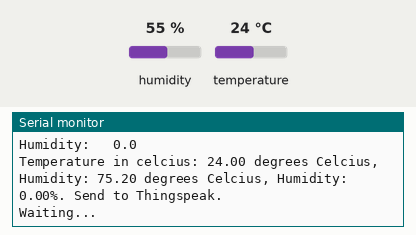
Bench run of a sketch on a simulated ESP8266 (NodeMCU). Parts: the last lines printed to the serial monitor. Wiring (inferred from the names in the program): SHT3x sensor at I2C address 0x44. The test bench sets the inputs (shaded band); at power-on: temperature 24 °C, humidity 55 %. WiFi joins after 1.5 s; servers stay silent unless stated.

Above: at 2.7 s.
2.8 s: temperature set to 12 °C
At 12.52 s:
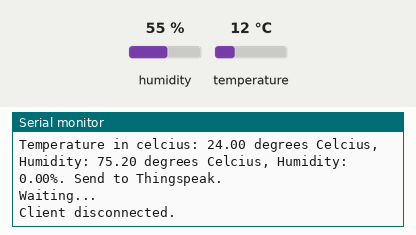
13.8 s: temperature set to 19 °C
At 23.63 s:
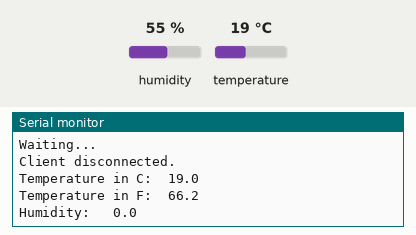
Timing chart, 0 to 24.0 s (numbered marks = the images above; inputs shaded):
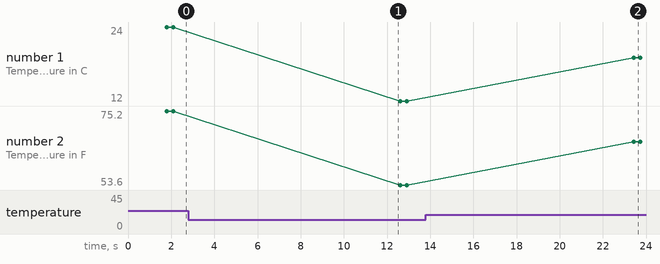

The sketch:

SHT31_Thingspeak.ino
```cpp
#include <Wire.h>
#include <ESP8266WebServer.h>
#include <ESP8266WiFi.h>

// SHT31 I2C address is 0x44(68)
#define Addr 0x44

//Thingspeak API
String apiKey = "API Write Key"; //using write API key
const char* hostid = "api.thingspeak.com";

// Replace with your network credentials
const char* ssid     = "SSID";
const char* password = "Password";
float Ctemp,Ftemp,humid;

// Set web server port number to 80
WiFiServer server(80);

// Variable to store the HTTP request
String header;

void setup()
{
  Wire.begin(2,14);
  Serial.begin(115200);
  // Connect to Wi-Fi network with SSID and password
  Serial.print("Connecting to ");
  Serial.println(ssid);
  WiFi.begin(ssid, password);
  while (WiFi.status() != WL_CONNECTED) {
  delay(500);
  Serial.print(".");
 }
  // Print local IP address and start web server
  Serial.println("");
  Serial.println("WiFi connected.");
  Serial.println("IP address: ");
  Serial.println(WiFi.localIP());
  server.begin();
}

void loop(){

  temptask();

  WiFiClient client = server.available();   // Listen for incoming clients

  thing();

  if (client)
   {                             // If a new client connects,

    Serial.println("New Client.");          // print a message out in the serial port
    String currentLine = "";                // make a String to hold incoming data from the client
    while (client.connected()) {            // loop while the client's connected
      if (client.available()) {             // if there's bytes to read from the
       client;
       String c = client.readStringUntil('\r');             // read a byte, then
       Serial.println(c);
     }                    // print it out the serial monitor
       // if the current line is blank, you got two newline characters in a row.
       // that's the end of the client HTTP request, so send a response:
        // HTTP headers always start with a response code (e.g. HTTP/1.1 200 OK)
        // and a content-type so the client knows what's coming, then a blank line:
        client.println("HTTP/1.1 200 OK");
        client.println("Content-type:text/html");
        client.println("Connection: close");
        client.println();

          String PAGE2 =
 "<!DOCTYPE html>"
 "<html>"
 "<head>"
 "<meta charset=\"utf-8\">"
 "<meta name = \"viewport\" content = \"width = device-width, initial-scale = 1.0\">"
 "<title> My first HTML page</title>"
 "</head>"
 "<body style= \"background-color:#EDEEF2\">"
 "<h1 style= \"color:blue\">Temperature and Humidity</h1>"
 "<h3 style= \"font-family:verdana; color:blue\">Temperature in Celcius:</h3>"
 "<p style=\"font-size:160%; font-family:Lucida Console\">"+String(Ctemp,1)+
 "</p>"
 "<h3 style= \"font-family:verdana; color:blue\">Temperature in Fahrenheit:</h3>"
 "<p style=\"font-size:160%; font-family:Lucida Console\">"+String(Ftemp,1)+
 "</p>"
 "<h3 style= \"font-family:verdana; color:blue\">Humidity:</h3>"
 "<p style=\"font-size:160%; font-family:Lucida Console\">"+String(humid,1)+
 "</p>"
 "</body>"
 "</html>";
 break;
 // Display the HTML web page
 client.println(PAGE2);
      }

}
// Clear the header variable

// Close the connection
client.stop();
Serial.println("Client disconnected.");
Serial.println("");
 }

void thing(){

temptask();

WiFiClient wificlient;

if (wificlient.connect(hostid,80))   //   api.thingspeak.com
                      {

                             String postStr = apiKey;
                             postStr +="&field1=";
                             postStr += String(Ctemp);
                             postStr +="&field2=";
                             postStr += String(Ftemp);
                             postStr +="&field3=";
                             postStr += String(humid);
                             postStr += "\r\n\r\n";

                            wificlient.print("POST /update HTTP/1.1\n");
                              wificlient.print("Host: api.thingspeak.com\n");
                              wificlient.print("Connection: close\n");
                              wificlient.print("X-THINGSPEAKAPIKEY: "+apiKey+"\n");
                              wificlient.print("Content-Type: application/x-www-form-urlencoded\n");
                              wificlient.print("Content-Length: ");
                              wificlient.print(postStr.length());
                              wificlient.print("\n\n");
                              wificlient.print(postStr);

                             Serial.print("Temperature in celcius: ");
                             Serial.print(Ctemp);
                             Serial.print(" degrees Celcius, Humidity: ");
                             Serial.print(Ftemp);
                             Serial.print(" degrees Celcius, Humidity: ");
                             Serial.print(humid);
                             Serial.println("%. Send to Thingspeak.");
                        }
          wificlient.stop();

          Serial.println("Waiting...");

  // thingspeak needs minimum 15 sec delay between updates, i've set it to 30 seconds
  delay(10000);
}

void temptask(){
  unsigned int data[6];

  // Start I2C Transmission
  Wire.beginTransmission(Addr);
  // Send 16-bit command byte
  Wire.write(0x2C);
  Wire.write(0x06);
  // Stop I2C transmission
  Wire.endTransmission();
  delay(300);

  // Start I2C Transmission
  Wire.beginTransmission(Addr);
  // Stop I2C Transmission
  Wire.endTransmission();

  // Request 6 bytes of data
  Wire.requestFrom(Addr, 6);

 // Read 6 bytes of data
 // temp msb, temp lsb, temp crc, hum msb, hum lsb, hum crc
 if (Wire.available() == 6)
 {
   data[0] = Wire.read();
   data[1] = Wire.read();
   data[2] = Wire.read();
   data[3] = Wire.read();
   data[4] = Wire.read();
   data[5] = Wire.read();
  }
  // Convert the data
  int temp = (data[0] * 256) + data[1];
  float cTemp = -45.0 + (175.0 * temp / 65535.0);
  float fTemp = (cTemp * 1.8) + 32.0;
  float humidity = (100.0 * ((data[3] * 256.0) + data[4])) / 65535.0;
  Ctemp = cTemp;
  Ftemp = fTemp;
  humidity = humid;

  Serial.print("Temperature in C:\t");
  Serial.println(String(cTemp,1));
  Serial.print("Temperature in F:\t");
  Serial.println(String(fTemp,1));
  Serial.print("Humidity:\t ");
  Serial.println(String(humidity,1));
}
```

Measured:
- after the input at 13.8 s, the serial monitor: prints a new line after 9.6 s (image 2)
- plotted number 1: 24 → 12 after the input at 2.8 s, 12 → 19 after the input at 13.8 s
- plotted number 2: 75.2 → 53.6 after the input at 2.8 s, 53.6 → 66.2 after the input at 13.8 s
